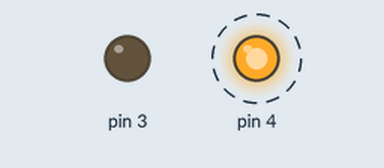
This sketch was run on a simulated Arduino Uno, built with avr-gcc and run on an emulated ATmega328P. On the bench: output pins drawn as LEDs (lit = HIGH). Dashed ring = blinking.

Above: at 0.02 s.
Timing chart, 0 to 3.0 s (numbered marks = the images above):
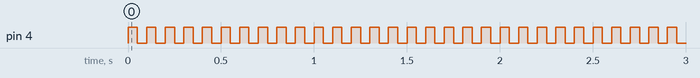

The sketch:

sketch_jan12a.ino
```cpp
void setup() {
  // put your setup code here, to run once:
  pinMode(3,OUTPUT);
  digitalWrite(3,LOW);

  pinMode(4,OUTPUT);
  digitalWrite(4,LOW);

}
//da go zapoim; scl i sda kum arduinoto za danni
void loop() {
  // put your main code here, to run repeatedly:
  digitalWrite(4,HIGH);
 delay(50);
 digitalWrite(4,LOW);
 delay(50);
}
```

Measured:
- by itself, pin 4: alternates HIGH for 0.05 s and LOW for 0.05 s
